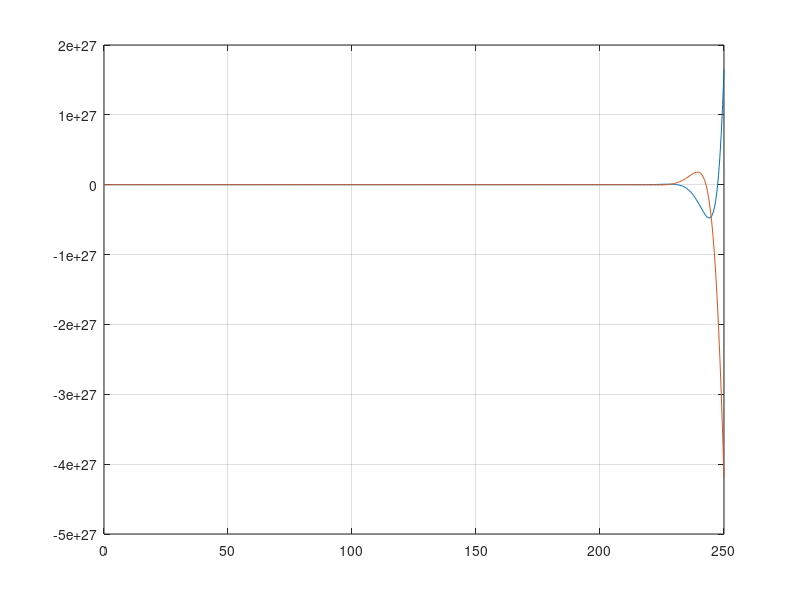

Source code (MATLAB):
A = [0.1 -0.2; 0.3 0.4];
B = [0.4; 0.5];
x0 = [0.1; 0.2];                                                    % Initial Conditions Vector For ‘ode45’
SysFun = @(t,x,u) A*x + B*u;                                        % Dynamical System Differential Equation
T = 5;                                                              % Length (Time Units) Of Each Segment
Td = 10;                                                            % Length Of ‘tspan’ Vector For Each Time Segment (Number Or Elements In The Vector)
tspan = linspace(0, T, Td);
for i=1:50                                                          % Choose Number Of Time Segments (Here, 50)
    u = (i^4*(-1)^i);                                               % Choose Appropriate Input For Each Time Interval
    [t(:,i),x(:,:,i)]=ode45(@(t,x) SysFun(t,x,u),tspan,x0);
    x0=x(end,:,i);
    tspan = linspace(t(end,i), t(end,i)+T, Td);
    uv(i) = u;
end
tv = reshape(t, [], 1);                                             % Aggregate Time Vector
xp = permute(x, [1 3 2]);                                           % Permute ‘x’
xv = reshape(xp, [], size(x,2));                                    % Correctly-Formatted Output Matrix For ‘x’, Matching ‘tv’
figure(1)
plot(tv, xv)
grid
